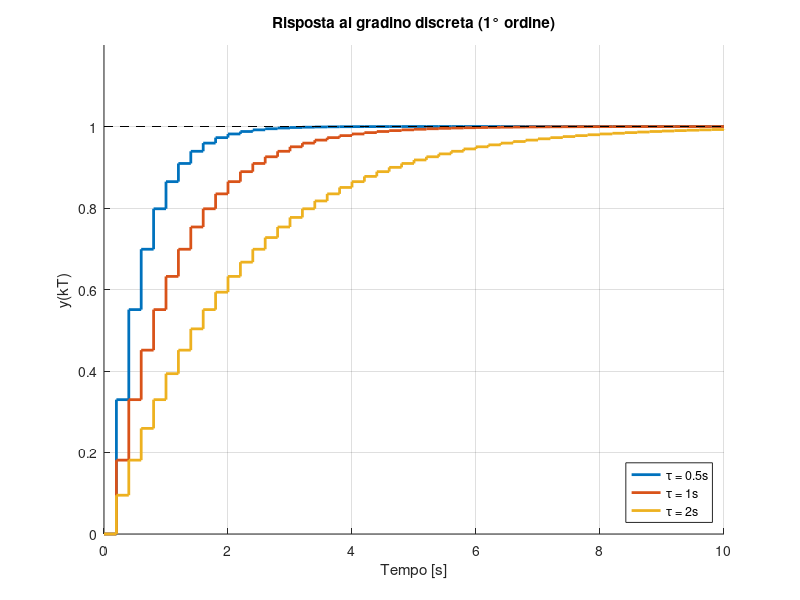

This figure's MATLAB source:
% Risposta al gradino 1° ordine nel tempo discreto
clear; clc; close all;

Ts = 0.2;           % Tempo di campionamento
t_final = 10;
taus = [0.5, 1, 2]; % Costanti di tempo in secondi

figure; hold on; grid on;

for tau = taus
    % Sistema continuo: G(s) = 1 / (tau*s + 1)
    sys_c = tf(1, [tau 1]);
    
    % Discretizzazione (Zero-Order Hold)
    sys_d = c2d(sys_c, Ts, 'zoh');
    
    % Calcolo risposta al gradino
    [y, t_out] = step(sys_d, t_final);
    
    % stairs simula il mantenimento del segnale tra un campione e l'altro
    stairs(t_out, y, 'LineWidth', 2, 'DisplayName', ['\tau = ', num2str(tau), 's']);
end

% Linea del valore di regime
line([0 t_final], [1 1], 'Color', 'k', 'LineStyle', '--', 'HandleVisibility', 'off');

xlabel('Tempo [s]');
ylabel('y(kT)');
title('Risposta al gradino discreta (1° ordine)');
legend('Location', 'southeast');
ylim([0 1.2]);
